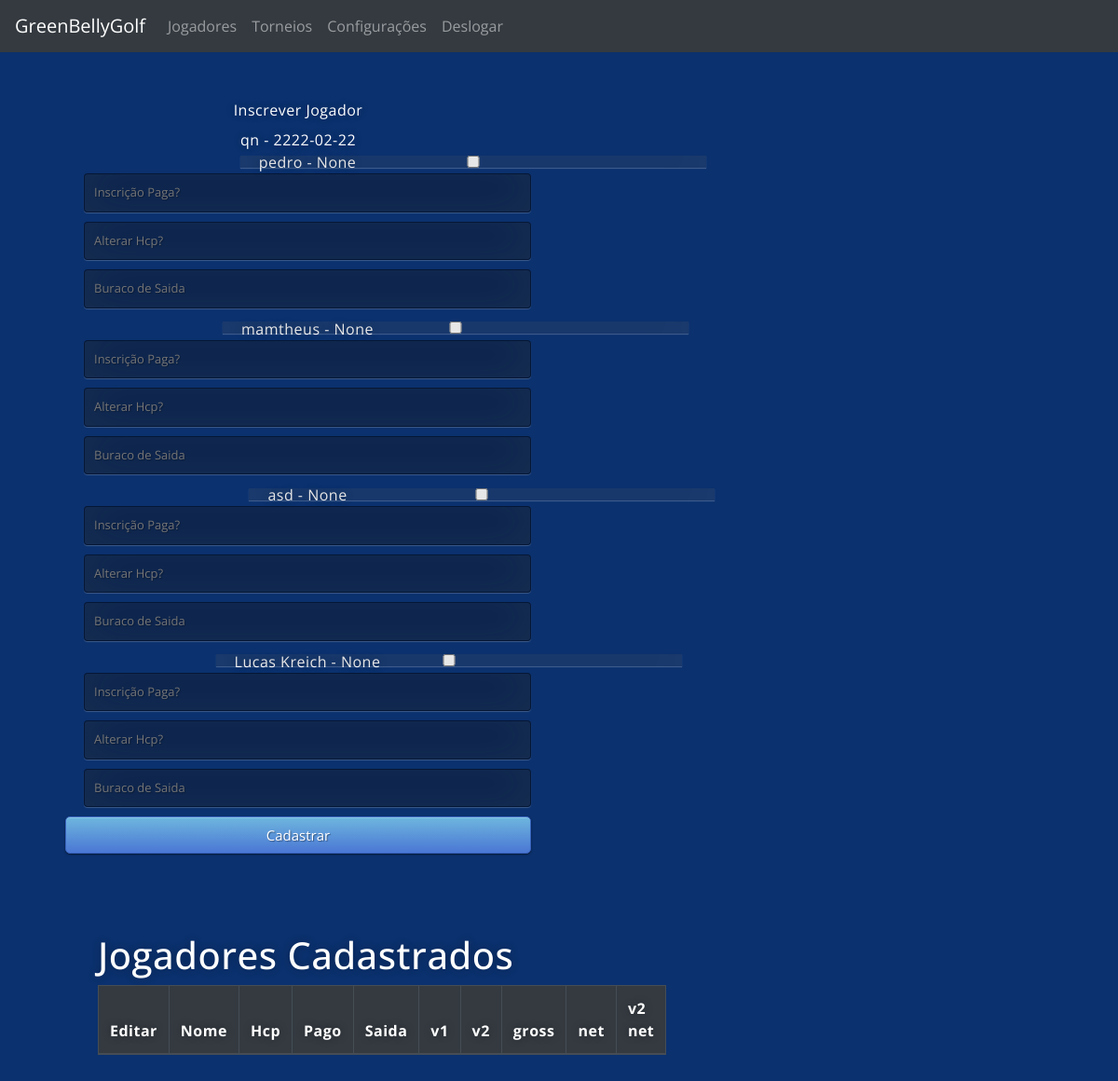
The app's page /torneio/apuracao/1 (signed in), older data.
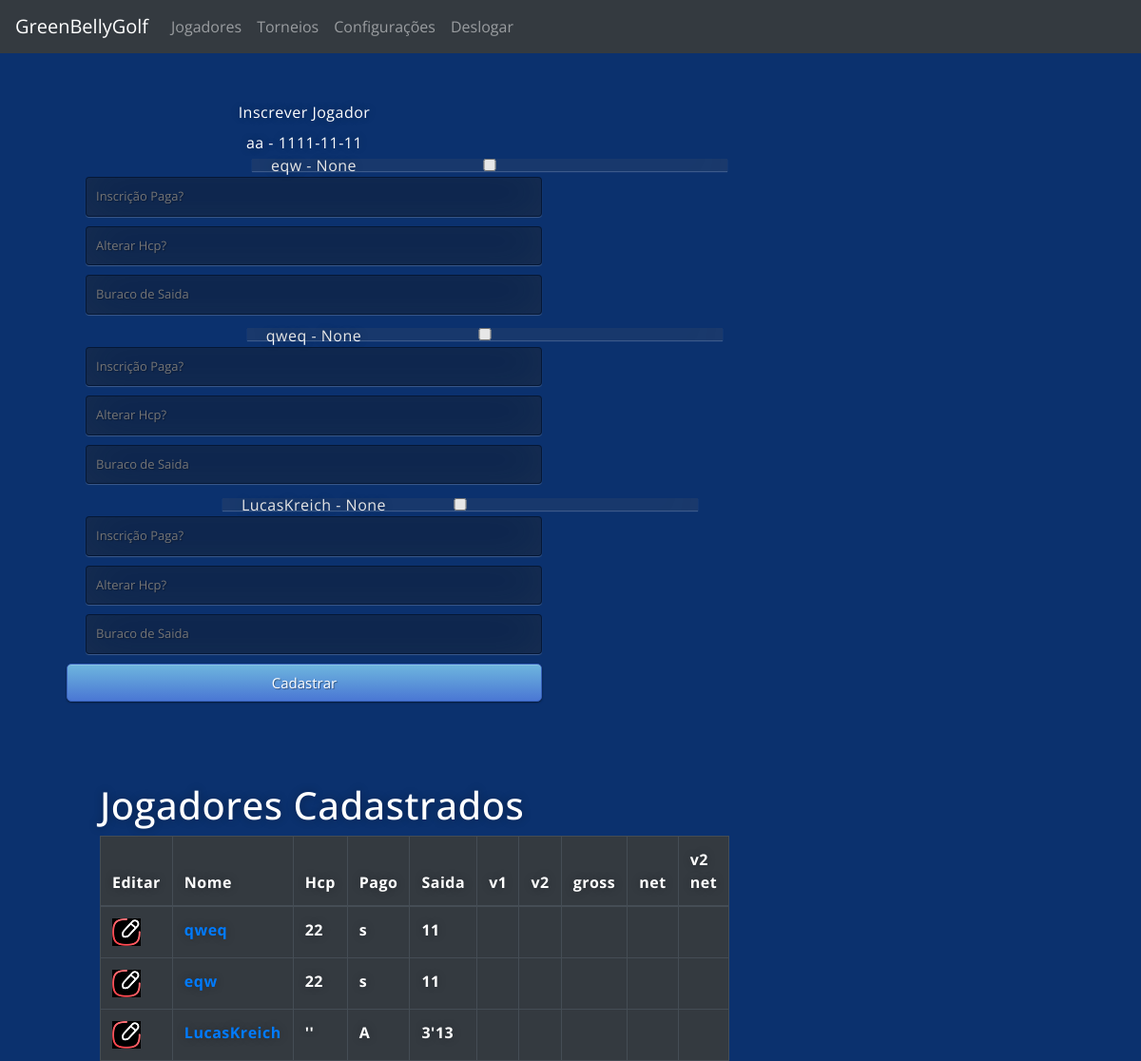
The same page, newer data.
### main.py (models this page shows)
class Torneios(db.Model):
    id = db.Column(db.Integer, primary_key=True)
    name = db.Column(db.String(1000))
    date = db.Column(db.String(100))
    type = db.Column(db.String(100))
    cat = db.Column(db.String(100))

class Player(db.Model):
    id = db.Column(db.Integer, primary_key=True)
    name = db.Column(db.String(1000))
    email = db.Column(db.String(100))
    hcp_id = db.Column(db.Integer, unique=True)
    hcp_index = db.Column(db.Float)
    hcp_qn = db.Column(db.Float)
    pt_ranking = db.Column(db.Float)
    cat = db.Column(db.String(10))
    juv = db.Column(db.String(10))
    senior = db.Column(db.String(10))

class Torneio_atual(db.Model):
    id = db.Column(db.Integer, primary_key=True)
    torneio_id = db.Column(db.String(100))
    pago = db.Column(db.String(100))
    jogador = db.Column(db.String(100))
    hcp = db.Column(db.String(100))
    cat = db.Column(db.String(100))
    juv = db.Column(db.String(100))
    senior = db.Column(db.String(100))
    b_saida = db.Column(db.String(100))
    b1 = db.Column(db.Integer)
    b2 = db.Column(db.Integer)
    b3 = db.Column(db.Integer)
    b4 = db.Column(db.Integer)
    b5 = db.Column(db.Integer)
    b6 = db.Column(db.Integer)
    b7 = db.Column(db.Integer)
    b8 = db.Column(db.Integer)
    b9 = db.Column(db.Integer)
    b10 = db.Column(db.Integer)
    b11 = db.Column(db.Integer)
    b12 = db.Column(db.Integer)
    b13 = db.Column(db.Integer)
    b14 = db.Column(db.Integer)
    b15 = db.Column(db.Integer)
    b16 = db.Column(db.Integer)
    b17 = db.Column(db.Integer)
    b18 = db.Column(db.Integer)
    v1_gross = db.Column(db.Integer)
    v2_gross = db.Column(db.Integer)
    total_gross = db.Column(db.Integer)
    total_net = db.Column(db.Integer)
    v2_net = db.Column(db.Integer)
    ult_6b_net = db.Column(db.Integer)
    ult_3b_net = db.Column(db.Integer)
    ult_b_net = db.Column(db.Integer)
    ganhos = db.Column(db.Integer)
    pt_rkg = db.Column(db.Integer)
    obs = db.Column(db.String(100))

### main.py (the view, shortened to what this page needs)
@app.route('/torneio/apuracao/<id>', methods=["GET", "POST"])
@login_required
def torneio_atual(id):
    t = Torneios.query.filter_by(id=id).first()
    torneio = Torneio_atual.query.filter_by(torneio_id=id).all()
    print(t)
    p = Player.query.all()
    return render_template('torneio_atual.html',
                           title='Players',
                           name=current_user.name, t=t, p=p, torneio=torneio, logged_in=True)

### main.py (called while the page is built)
@login_manager.user_loader
def load_user(user_id):
    return User.query.get(int(user_id))

### templates/torneio_atual.html (shortened to what this page needs)
{% extends "base.html" %}
{% block content %}
<div class="box_left">
    <div><label for="player">Inscrever Jogador</label>
        <div>{{t.name}} - {{t.date}}</div>
        <form action="{{ url_for('torneio_atual', id=t.id) }}" method="post">
            {% for player in p %}
            <div class="form-check">
                <input class="form-check-input" type="checkbox" value={{player.name}} name="checkbox_jogadores"
                    id="checkbox_jogadores">
                <label class="form-check-label" for="checkbox_jogadores">
                    {{player.name}} - {{player.hcp_qn}}
                </label>
                <input type="text" name="{{player.name}}_pago" placeholder="Inscrição Paga?" />
                <input type="text" name="{{player.name}}_hcp" placeholder="Alterar Hcp?" />
                <input type="text" name="{{player.name}}_b_saida" placeholder="Buraco de Saida" />
            </div>
            {% endfor %}
            <button type="submit" class="btn btn-primary btn-block btn-large">Cadastrar</button>
        </form>
        <div class="jog_cad">
            <h1 style="padding-top:50px">Jogadores Cadastrados</h1>
            <table class="table table-dark table-bordered ">
                <thead class="thead-dark">
                    <tr>
                        <th scope="col">Editar</th>
                        <th scope="col">Nome</th>
                        <th scope="col">Hcp</th>
                        <th scope="col">Pago</th>
                        <th scope="row">Saida</th>
                        <th scope="col">v1</th>
                        <th scope="col">v2</th>
                        <th scope="col">gross</th>
                        <th scope="col">net</th>
                        <th scope="col">v2 net</th>
                    </tr>
                </thead>
                <tbody>
                    {% for row in torneio %}
                    <tr>
                        <th scope="row"><a href="/torneio/apuracao/{{row.torneio_id}}/{{row.jogador}}"><img
                                    src="/static/img/edit.png"></a></th>
                        <th scope="row"><a
                                href="/torneio/apuracao/{{row.torneio_id}}/{{row.jogador}}">{{row.jogador}}</a>
                        </th>
                        <th scope="row">{{row.hcp}}</th>
                        <th scope="row">{{row.pago}}</th>
                        <th scope="row">{{row.b_saida}}</th>
                        <th scope="row">{{row.v1}}</th>
                        <th scope="row">{{row.v2}}</th>
                        <th scope="row">{{row.gross}}</th>
                        <th scope="row">{{row.net}}</th>
                        <th scope="row">{{row.ult_6b}}</th>
                        {% endfor %}
                </tbody>
        </div>
    </div>
    {% endblock %}

### templates/base.html (shortened to what this page needs)
<!DOCTYPE html>
<html>
<head>
  <link rel="stylesheet" href="https://stackpath.bootstrapcdn.com/bootstrap/4.5.2/css/bootstrap.min.css">
  <link rel="stylesheet" href="{{ url_for('static', filename='css/styles.css')}}">
</head>
<body>
  <nav class="navbar navbar-expand-lg navbar-dark bg-dark">
    {% if logged_in: %}
    <a class="navbar-brand" href="/clube">GreenBellyGolf</a>
    {% endif %}
    <div class="collapse navbar-collapse" id="navbarSupportedContent">
      <ul class="navbar-nav mr-auto">
        {% if logged_in: %}
        <li class="nav-item">
          <a class="nav-link" href="{{ url_for('jogadores') }}">Jogadores</a>
        <li class="nav-item">
          <a class="nav-link" href="{{ url_for('criartorneio') }}">Torneios</a>
        <li class="nav-item">
          <a class="nav-link" href="{{ url_for('login') }}">Configurações</a>
        <li class="nav-item">
          <a class="nav-link" href="{{ url_for('logout') }}">Deslogar</a>
          {% endif %}
        </li>
      </ul>
    </div>
  </nav>
  {% block content %}
  {% endblock %}
</body>
</html>

### static/css/styles.css (style rules this page uses)
.btn { display: inline-block; *display: inline; *zoom: 1; padding: 10px 10px 10px; margin-bottom: 0; font-size: 13px; line-height: 18px; color: #333333; text-align: center; text-shadow: 0 1px 1px rgba(255, 255, 255, 0.75); vertical-align: middle; background-color: #f5f5f5; background-image: -moz-linear-gradient(top, #ffffff, #e6e6e6); background-image: -ms-linear-gradient(top, #ffffff, #e6e6e6); background-image: -webkit-gradient(linear, 0 0, 0 100%, from(#ffffff), to(#e6e6e6)); background-image: -webkit-linear-gradient(top, #ffffff, #e6e6e6); background-image: -o-linear-gradient(top, #ffffff, #e6e6e6); background-image: linear-gradient(top, #ffffff, #e6e6e6); background-repeat: repeat-x; filter: progid:dximagetransform.microsoft.gradient(startColorstr=#ffffff, endColorstr=#e6e6e6, GradientType=0); border-color: #e6e6e6 #e6e6e6 #e6e6e6; border-color: rgba(0, 0, 0, 0.1) rgba(0, 0, 0, 0.1) rgba(0, 0, 0, 0.25); border: 1px solid #e6e6e6; -webkit-border-radius: 4px; -moz-border-radius: 4px; border-radius: 4px; -webkit-box-shadow: inset 0 1px 0 rgba(255, 255, 255, 0.2), 0 1px 2px rgba(0, 0, 0, 0.05); -moz-box-shadow: inset 0 1px 0 rgba(255, 255, 255, 0.2), 0 1px 2px rgba(0, 0, 0, 0.05); box-shadow: inset 0 1px 0 rgba(255, 255, 255, 0.2), 0 1px 2px rgba(0, 0, 0, 0.05); cursor: pointer; *margin-left: .3em; }
.btn-large { padding: 9px 14px; font-size: 15px; line-height: normal; -webkit-border-radius: 5px; -moz-border-radius: 5px; border-radius: 5px; }
.btn-primary, .btn-primary:hover { text-shadow: 0 -1px 0 rgba(0, 0, 0, 0.25); color: #ffffff; }
.btn-primary { background-color: #4a77d4; background-image: -moz-linear-gradient(top, #6eb6de, #4a77d4); background-image: -ms-linear-gradient(top, #6eb6de, #4a77d4); background-image: -webkit-gradient(linear, 0 0, 0 100%, from(#6eb6de), to(#4a77d4)); background-image: -webkit-linear-gradient(top, #6eb6de, #4a77d4); background-image: -o-linear-gradient(top, #6eb6de, #4a77d4); background-image: linear-gradient(top, #6eb6de, #4a77d4); background-repeat: repeat-x; filter: progid:dximagetransform.microsoft.gradient(startColorstr=#6eb6de, endColorstr=#4a77d4, GradientType=0); border: 1px solid #3762bc; text-shadow: 1px 1px 1px rgba(0, 0, 0, 0.4); box-shadow: inset 0 1px 0 rgba(255, 255, 255, 0.2), 0 1px 2px rgba(0, 0, 0, 0.5); }
.btn-block { width: 100%; display: block; margin-bottom: 20px; }
* { -webkit-box-sizing: border-box; -moz-box-sizing: border-box; -ms-box-sizing: border-box; -o-box-sizing: border-box; box-sizing: border-box; }
html { height: 100%; margin: auto; }
body { margin: auto; height: 100%; font-family: 'Open Sans', sans-serif; background: #0b316e; }
a { text-decoration: none; text-align: center; }
input { width: 100%; margin-bottom: 10px; background: rgba(0, 0, 0, 0.3); border: none; outline: none; padding: 10px; font-size: 13px; color: #fff; text-shadow: 1px 1px 1px rgba(0, 0, 0, 0.3); border: 1px solid rgba(0, 0, 0, 0.3); border-radius: 4px; box-shadow: inset 0 -5px 45px rgba(100, 100, 100, 0.2), 0 1px 1px rgba(255, 255, 255, 0.2); -webkit-transition: box-shadow .5s ease; -moz-transition: box-shadow .5s ease; -o-transition: box-shadow .5s ease; -ms-transition: box-shadow .5s ease; transition: box-shadow .5s ease; }
.box_left { position: relative; top: 5%; left: 5%; margin: 10px 0 0 10px; width: 500px; height: 300px; color: #fff; text-shadow: 0 0 10px rgba(0, 0, 0, 0.3); letter-spacing: 0.5px; text-align: center; }
.jog_cad { position: relative; left: 5%; margin: 35px 0 0 10px; width: fit-content; height: 300px; color: #fff; text-shadow: 0 0 10px rgba(0, 0, 0, 0.3); letter-spacing: 0.5px; text-align: left; }

Row changes from the older to the newer data that the page shows:
removed Player: name "Lucas Kreich", hcp_qn "None"
changed Torneios: name "qn" → "aa"; date "2222-02-22" → "1111-11-11"
changed Player: name "pedro" → "eqw"
changed Player: name "mamtheus" → "qweq"
changed Player: name "asd" → "LucasKreich"
added Torneio_atual: jogador "qweq", hcp "22", pago "s", b_saida "11"
added Torneio_atual: jogador "eqw", hcp "22", pago "s", b_saida "11"
added Torneio_atual: jogador "LucasKreich", hcp "''", pago "A", b_saida "3'13"
